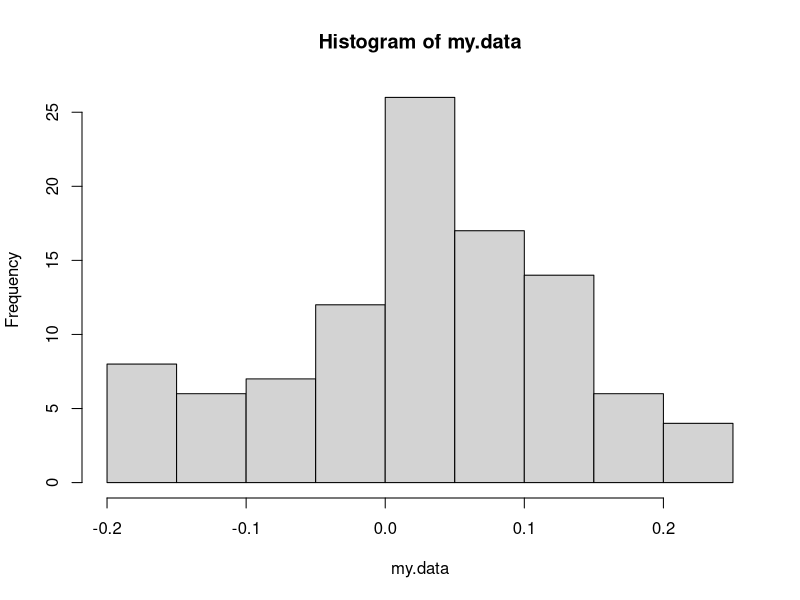
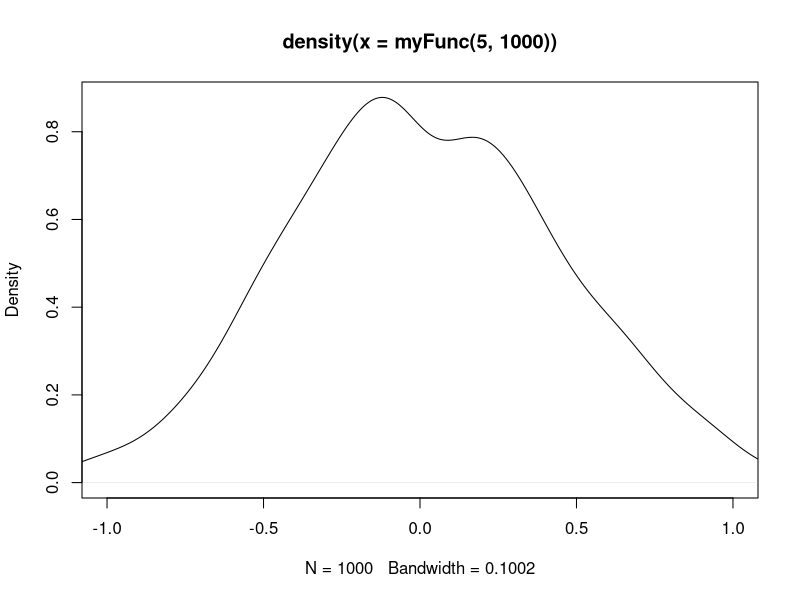
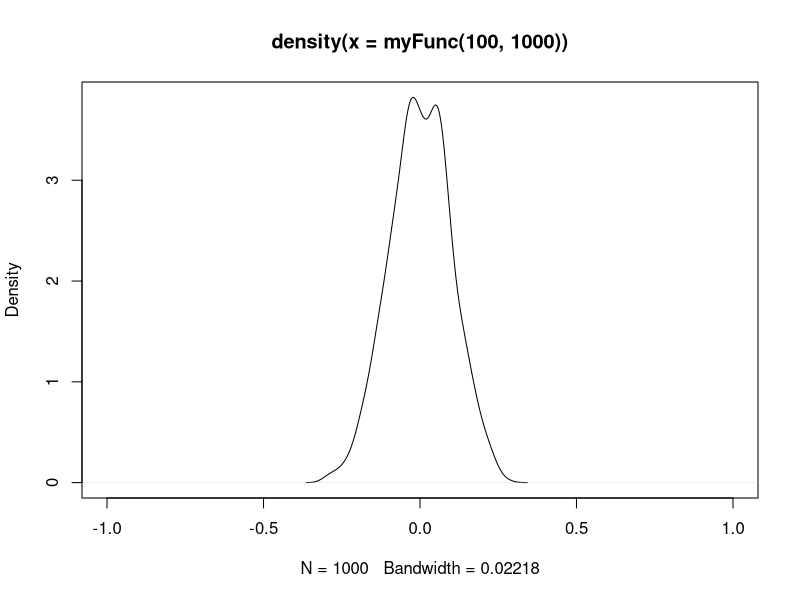
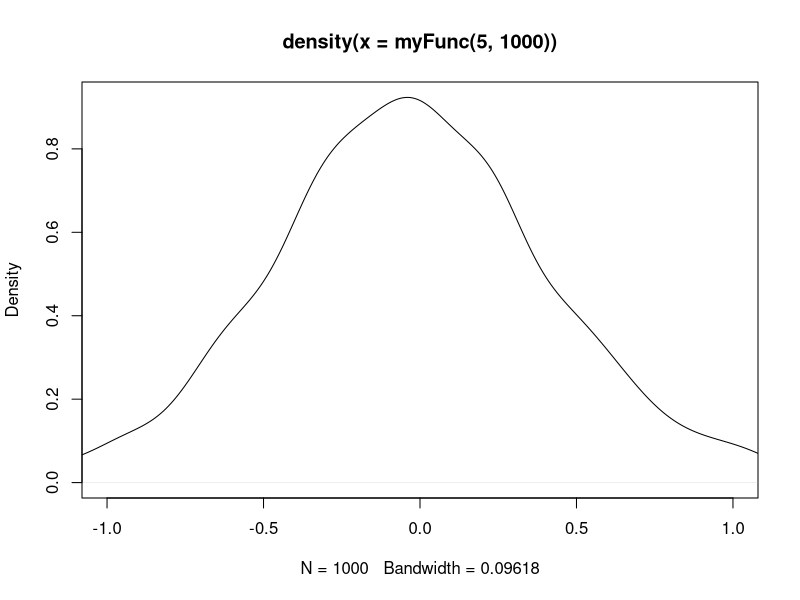

The R script that drew these images, in order:


#looping----

# a while loop will repeat until some condition is met. This one prints letters until i passes 26
i<-1
while(i <=26){
  print(letters[i])
  
  #this increments i each time we run the loop. Leaving this out would create a loop that ran forever.
  i<-i+1
}

#a for loop will perform some operation on each value in a list. This one prints i for every value in 1:26. 

for(i in 1:26){
  print(letters[i])
  # i increments automatically in a for loop, and it starts back at 1 each type we run the loop. 
}

#use a for loop to store results from multiple runs of data

#empty matrix with one row
my.data<-matrix(NA, nrow=100, ncol=1)
for(i in 1:100){
  my.data[i]<-rnorm(1)
}
sum(my.data)


#functions----

#functions take some input and return some output. This function generates n random variables and then finds the mean 

myFunc<-function(n){ 
  a<-mean(rnorm(n))
  return(a)
}

#using functions and loops together can make your code a lot less repetitive. 
#Here, I'm demonstrating the central limit theorem by taking the means of 100 random samples
my.data<-matrix(NA, nrow=100, ncol=1)
for(i in 1:100){
  my.data[i]<-myFunc(100)
}

hist(my.data)

#You can also place loops inside functions

myFunc<-function(n, repetitions){
  my.data<-matrix(NA, nrow=repetitions, ncol=1)
  for(i in 1:repetitions){
    random<-rnorm(n)
    my.data[i]<-mean(random)
  }
  return(my.data)
}


plot(density(myFunc(5, 1000)), xlim=c(-1, 1))
plot(density(myFunc(100, 1000)), xlim=c(-1, 1))

#R also provides an apply family of functions
#These are (supposedly) more computationally efficient than loops. They are also (indisputably) a quicker and cleaner looking way to write code. 

#sapply and lapply will take a data frame or a list and apply a function to each element in that list or data frame.

#lapply will return a list
lapply(rep(5, 5), function(x) rnorm(x))

#sapply will try to simplify and return an array or matrix where possible
sapply(rep(5, 5), function(x) rnorm(x))


#replicate function - a wrapper for sapply that offers simpler syntax for repeating a task N times
replicate(100, rnorm(1))


#a shorter version of the previous CLT function 
myFunc<-function(n, repetitions){
  return(replicate(repetitions, mean(rnorm(n))))
}

plot(density(myFunc(5, 1000)), xlim=c(-1, 1))
